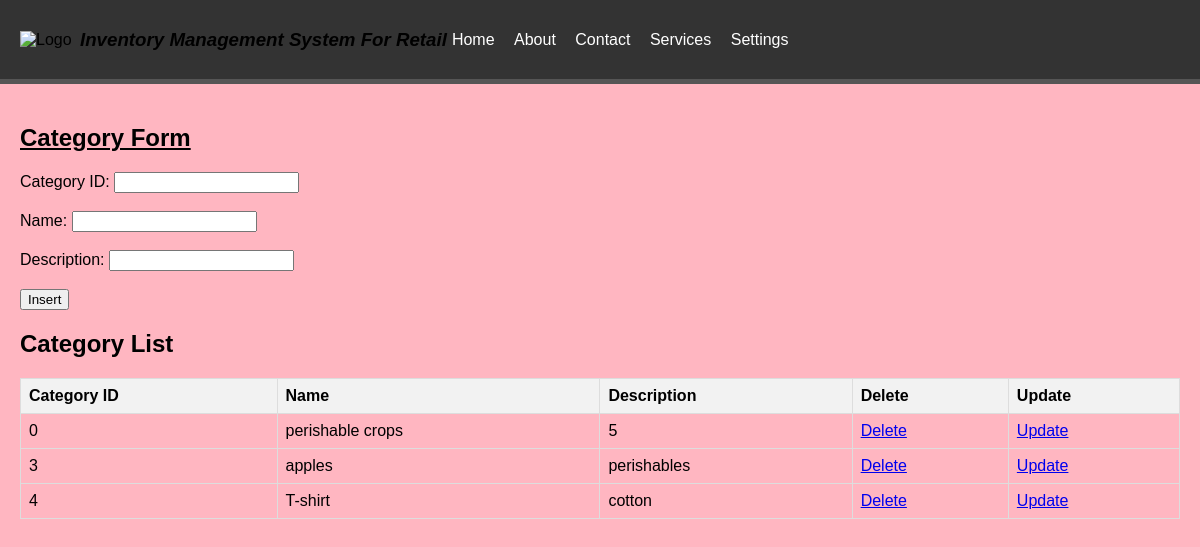
The app's page /category.php with its own data.
### tables this page shows
CREATE TABLE `category` (
  `category_id` int(11) NOT NULL,
  `Name` varchar(55) DEFAULT NULL,
  `Description` varchar(25) DEFAULT NULL
);

### category.php (the view, shortened to what this page needs)
<!DOCTYPE html>
<html lang="en">
<head>
</head>
<body>
<div class="header">
    <img class="logo" src="tt.png" alt="Logo">
    <h3><i>Inventory Management System For Retail</i></h3>
    <ul class="navigation">
        <li><a href="home.html">Home</a></li>
        <li><a href="about.html">About</a></li>
        <li><a href="contact.html">Contact</a></li>
        <li class="dropdown">
            <a href="#">Services</a>
        </li>
        <li class="dropdown">
            <a href="#">Settings</a>
        </li>
    </ul>
</div>
<section class="content">
    <h1><u>Category Form</u></h1>
    <form method="post" onsubmit="return confirmInsert();">
        <label for="category_id">Category ID:</label>
        <input type="number" id="category_id" name="category_id"><br><br>
        <label for="Name">Name:</label>
        <input type="text" id="Name" name="Name" required><br><br>
        <label for="Description">Description:</label>
        <input type="text" id="Description" name="Description" required><br><br>
        <input type="submit" name="add" value="Insert">
    </form>
    <h2>Category List</h2>
    <table border="1">
        <tr>
            <th>Category ID</th>
            <th>Name</th>
            <th>Description</th>
            <th>Delete</th>
            <th>Update</th>
        </tr>
        <?php
        include('db_connection.php');
        $sql = "SELECT * FROM category";
        $result = $conn->query($sql);
        if ($result->num_rows > 0) {
            while ($row = $result->fetch_assoc()) {
                echo "<tr>
                        <td>" . $row['category_id'] . "</td>
                        <td>" . $row['Name'] . "</td>
                        <td>" . $row['Description'] . "</td>
                        <td><a href='delete category.php?category_id=" . $row['category_id'] . "'>Delete</a></td>
                        <td><a href='update category.php?category_id=" . $row['category_id'] . "'>Update</a></td>
                      </tr>";
            }
        } else {
            echo "<tr><td colspan='5'>No data found</td></tr>";
        }
        ?>
    </table>
</section>
</body>
</html>

### category.php (style rules this page uses)
body { background-color: lightpink; font-family: Arial, sans-serif; margin: 0; padding: 0; }
.header { display: flex; justify-content: space-between; align-items: center; padding: 10px 20px; background-color: #333; border-bottom: 5px solid #555; }
.logo { width: 60px; height: auto; }
.navigation { list-style-type: none; margin: 0; padding: 0; text-align: none; flex-grow: 2; }
.navigation li { display: inline-block; margin-right: 5px; padding: 5px; }
.navigation li:last-child { margin-right: 0; }
.navigation li a { text-decoration: none; color: #fff; }
.content { padding: 20px; }
table { width: 100%; border-collapse: collapse; }
th, td { border: 1px solid #ddd; padding: 8px; text-align: left; }
th { background-color: #f2f2f2; }

### records on screen
category: category_id "0", Name "perishable crops", Description "5"
category: category_id "3", Name "apples", Description "perishables"
category: category_id "4", Name "T-shirt", Description "cotton"
